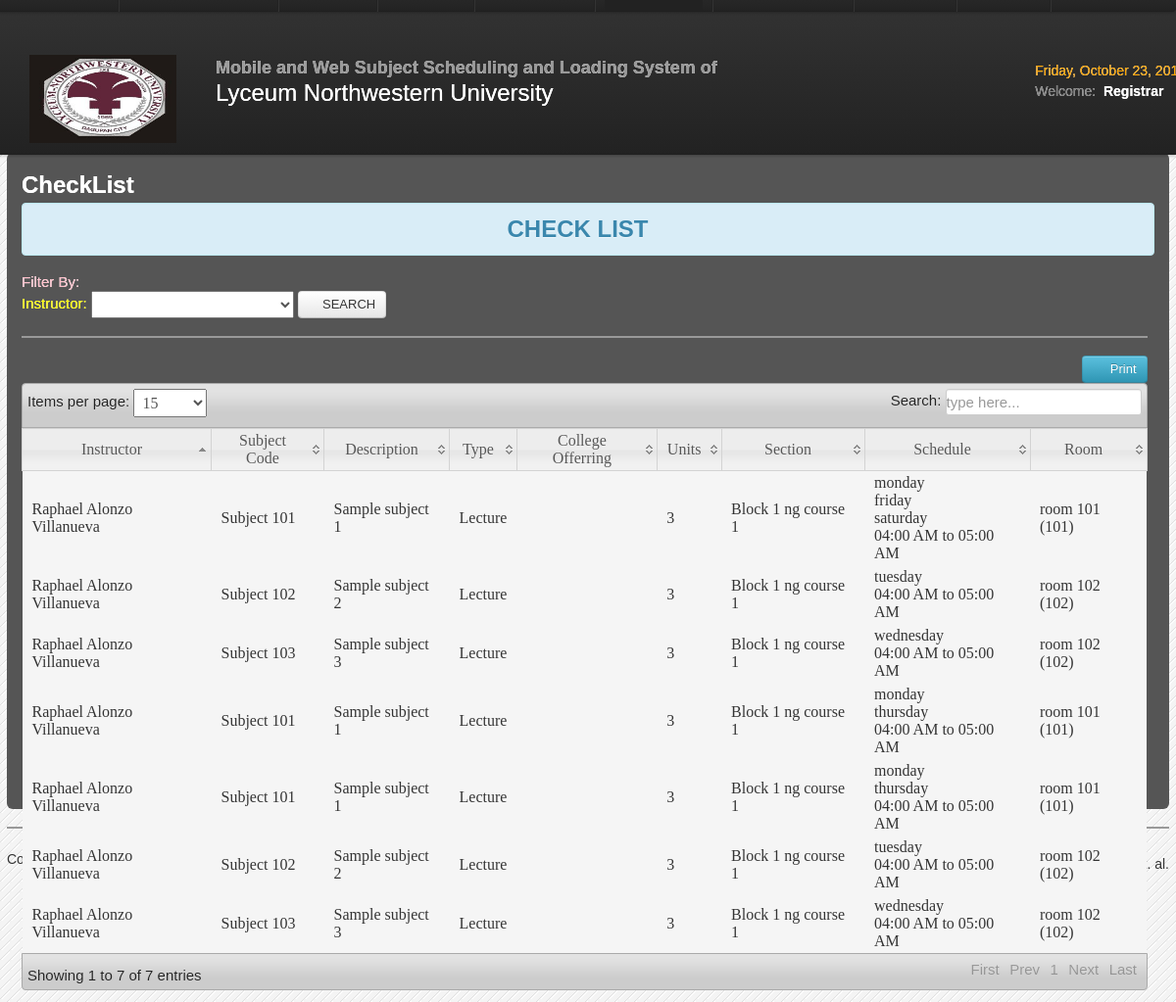
The page /dean/checklist.php (signed in) on the database its author committed.
### tables this page shows
CREATE TABLE IF NOT EXISTS `tbl_schedule` (
  `id` int(11) NOT NULL AUTO_INCREMENT,
  `block_id` int(11) DEFAULT NULL,
  `subject_id` int(11) DEFAULT NULL,
  `prof_id` int(11) DEFAULT NULL,
  `room_id` int(11) DEFAULT NULL,
  `monday` tinyint(4) DEFAULT '0',
  `tuesday` tinyint(4) DEFAULT '0',
  `wednesday` tinyint(4) DEFAULT '0',
  `thursday` tinyint(4) DEFAULT '0',
  `friday` tinyint(4) DEFAULT '0',
  `saturday` tinyint(4) DEFAULT '0',
  `from` varchar(11) DEFAULT NULL,
  `to` varchar(11) DEFAULT NULL,
  `semester` tinyint(4) DEFAULT NULL,
  `school_year` tinyint(4) DEFAULT NULL,
  PRIMARY KEY (`id`)
);

CREATE TABLE IF NOT EXISTS `tbl_subject` (
  `subject_id` int(11) NOT NULL AUTO_INCREMENT,
  `subject_code` varchar(50) NOT NULL,
  `description` varchar(50) NOT NULL,
  `type` varchar(50) NOT NULL,
  `unit` int(1) NOT NULL,
  `course` varchar(50) NOT NULL,
  `year_level` varchar(50) NOT NULL,
  `school_year` tinyint(4) DEFAULT NULL,
  `semester` tinyint(4) DEFAULT '1',
  PRIMARY KEY (`subject_id`)
);

CREATE TABLE IF NOT EXISTS `tbl_blocks` (
  `id` int(11) NOT NULL AUTO_INCREMENT,
  `course_id` int(11) DEFAULT NULL,
  `name` varchar(225) DEFAULT NULL,
  `school_year` tinyint(4) DEFAULT NULL,
  `semester` tinyint(4) DEFAULT NULL,
  `year_level` tinyint(4) DEFAULT NULL,
  `type` tinyint(4) DEFAULT '1',
  PRIMARY KEY (`id`)
);

CREATE TABLE IF NOT EXISTS `tbl_room` (
  `room_id` int(11) NOT NULL AUTO_INCREMENT,
  `room_no` int(11) NOT NULL,
  `room_name` varchar(50) NOT NULL,
  `location` varchar(50) NOT NULL,
  `type` varchar(50) NOT NULL,
  `capacity` varchar(50) NOT NULL,
  `course_id` int(11) NOT NULL,
  PRIMARY KEY (`room_id`)
);

### dean/checklist.php (the view, shortened to what this page needs)
<?php include('header.php'); include('session.php'); include('dbcon.php'); ?>
<body>
<?php include('nav-top1.php'); ?>
<br>
<div class="navbar navbar-fixed-top1">
	<div class="navbar-inner">
		<div class="container">
			<div class="marg">
				<ul class="nav">
					<li>
							<a href="home.php"><i class="icon-home icon-large"></i>Home</a>
						</li>
						<li class="divider-vertical"></li>
						<li><a href="academic.php"><i class="icon-group icon-large"></i>Academic Setting</a></li>
						<li class="divider-vertical"></li>
						<li><a href="subject.php"><i class="icon-group icon-large"></i>Subject</a></li>
						<li class="divider-vertical"></li>
						<li><a href="faculty.php"><i class="icon-user icon-large"></i>Faculty</a></li>
						<li class="divider-vertical"></li>
						<li><a href="subjectsched.php"><i class="icon-table icon-large"></i>Scheduling</a></li>
						<li class="divider-vertical"></li>
						<li  class="active"><a href="checklist.php"><i class="icon-table icon-large"></i>Check List</a></li>
						<li class="divider-vertical"></li>
                        <li><a href="room.php"><i class="icon-table icon-large"></i>Room Reports</a></li>
						<li class="divider-vertical"></li>
						<li><a href="account.php"><i class="icon-table icon-large"></i>Account</a></li>
						<li class="divider-vertical"></li>
					<li><a id="logout" data-toggle="modal" href="#myModal"><i class="icon-signout icon-large"></i>Logout</a></li>
					<li class="divider-vertical"></li>
				</ul>
			</div>
		</div>
	</div>
</div>
<div class="wrapper">
	<div id="element" class="hero-body">
		<h2><font color="white">CheckList</font></h2>
		<div class="alert alert-info">
			<h2><center>CHECK LIST</center></h2>
		</div>
		<form  method = "POST" class="form-inline" action="sort_checklist.php">
			<label class="control-label" for="input01"><font color="Pink">Filter By:</font>
			<div class="controls">
				<label class="control-label" for="input01"><font color="yellow">Instructor:</font></label>
				<select name="instructor" id="instructor" required>
					<option value=""></option>
					<?php
						$faculty_query = mysql_query("select * from tbl_faculty") or die(mysql_error());
						while($fac = mysql_fetch_array($faculty_query)){
							 echo '<option value="'.$fac['emp_no'].'">'.$fac['fname'].' '.$fac['mname'].' '.$fac['lname'].' </option>';
						}
					?>
				</select>
				<button id="search_button" type="button" name="sort_checklist" class="btn"><i class="icon-check icon-large"></i>SEARCH</button>
			</div>
		</form>
		<hr>
	<table class="users-table">
		<div class="demo_jui">
			<table cellpadding="0" cellspacing="0" border="0" class="display" id="log" class="jtable">
				<div class="pull-right">
					<a href="" onclick="window.print()" class="btn btn-info"><i class="icon-print icon-large"></i> Print</a>
				</div>
				<thead>
					<tr>
						<th>Instructor</th>
						<th>Subject Code</th>
						<th>Description</th>
                        <th>Type</th>
						<th>College Offerring</th>
						<th>Units</th>
						<th>Section</th>
						<th>Schedule</th>
						<th>Room</th>
					</tr>
				</thead>
				<tbody id="datatable_tbody">
					<?php
						$query = '
								SELECT
									tbl_schedule.id,
								  CONCAT(
									tbl_faculty.`fname`,
									" ",
									tbl_faculty.`mname`,
									" ",
									tbl_faculty.`lname`
								  ) AS instructor,
								  tbl_subject.`subject_code`,
								  tbl_subject.`description`,
								  tbl_department.`department_name` AS `college_offering`,
								  tbl_department.`department_code` AS `college_offering_code`,
								  tbl_subject.`type`,
								  tbl_subject.`unit`,
								  tbl_blocks.`name`,
								  tbl_schedule.`from`,
								  tbl_schedule.`to`,
								  tbl_schedule.`monday`,
								  tbl_schedule.`tuesday`,
								  tbl_schedule.`wednesday`,
								  tbl_schedule.`thursday`,
								  tbl_schedule.`friday`,
								  tbl_schedule.`saturday`,
								  tbl_room.`room_name`,
								  tbl_room.`room_no`
								FROM
								  tbl_schedule
								  INNER JOIN `tbl_faculty`
									ON `tbl_schedule`.`prof_id` = tbl_faculty.`emp_no`
								  INNER JOIN `tbl_subject`
									ON tbl_schedule.`subject_id` = tbl_subject.`subject_id`
								  INNER JOIN `tbl_blocks`
									ON tbl_schedule.`block_id` = tbl_blocks.`id`
								  INNER JOIN `tbl_course`
									ON `tbl_blocks`.`course_id` = tbl_course.`course_id`
								  LEFT JOIN tbl_department
									ON tbl_course.`department_id` = tbl_department.`department_id`
								   INNER JOIN `tbl_room` ON tbl_schedule.`room_id` = tbl_room.`room_id`
								   ';
						$result=mysql_query($query)or die(mysql_error());
						while($row=mysql_fetch_assoc($result)){
							$days = array('monday','tuesday','wednesday','thursday','friday','saturday');
							$sched = "";
							foreach($days as $day){
								if($row[$day] == 1){
									$sched .= $day.'<br/>';
								}
							}
							$sched .= $row['from'].' to '.$row['to'];
							echo '<tr class="del'.$row['id'].'">';
							echo '	<td>'.$row['instructor'].'</td>';
							echo '	<td>'.$row['subject_code'].'</td>';
							echo '	<td>'.$row['description'].'</td>';
							echo '	<td>'.$row['type'].'</td>';
							echo '	<td>'.$row['college_offering_code'].'</td>';
							echo '<td>'.$row['unit'].'</td>';
							echo '	<td>'.$row['name'].'</td>';
							echo '	<td>'.$sched.'</td>';
							echo '	<td>'.$row['room_name'].' ('.$row['room_no'].')</td>';
							echo '</tr>';
						}
					?>
				</tbody>
			</table>
		</div>
<?php include('footer.php');?>
</div>
</body>

### dean/css/style.css (style rules this page uses)
* { margin:0; padding:0; }
body { font-family:"Trebuchet MS", "Myriad Pro", Arial, sans-serif; font-size:14px; background:#f4f4f4 url(../img/bg.gif) repeat top left; color:#333; text-shadow:0px 0px 0px #fff;; }
a { color:#777; }
.wrapper { width:1186px; margin:10px auto; min-height:550px; }

### dean/css/datatable/demo_table_jui.css (style rules this page uses)
table.display thead th { cursor: pointer; padding: 3px 0 3px 10px; }
table.display { border-collapse: collapse; clear: both; margin: 0 auto; width: 100%; }
table.display td { padding: 3px 10px; }
tr.odd { background-color: #F5F5F5; }
tr.even { background-color: #F5F5F5; }
tr.odd td.sorting_1 { background-color: F5F5F5; }
tr.even td.sorting_1 { background-color: F5F5F5; }

### css/print.css (style rules this page uses)
body { background-color:#0CF; }
.navbar { display:none; }
th { text-align:left; }
td { text-align:left; border-top:1px solid; padding:2px; }
.btn { display:none; }
.alert { display:none; }
body { font-family:arial; font-size:13px; }
.nav { display:none; }

### rows shown on the page
tbl_schedule: instructor "Raphael Alonzo Villanueva", subject.subject_code "Subject 101", subject.description "Sample subject 1", subject.type "Lecture", subject.unit "3", block.name "Block 1 ng course 1", day "monday", day "friday", day "saturday", sched "04:00 AM to 05:00 AM", room.room_name "room 101", room.room_no "101"
tbl_schedule: instructor "Raphael Alonzo Villanueva", subject.subject_code "Subject 102", subject.description "Sample subject 2", subject.type "Lecture", subject.unit "3", block.name "Block 1 ng course 1", day "tuesday", sched "04:00 AM to 05:00 AM", room.room_name "room 102", room.room_no "102"
tbl_schedule: instructor "Raphael Alonzo Villanueva", subject.subject_code "Subject 103", subject.description "Sample subject 3", subject.type "Lecture", subject.unit "3", block.name "Block 1 ng course 1", day "wednesday", sched "04:00 AM to 05:00 AM", room.room_name "room 102", room.room_no "102"
tbl_schedule: instructor "Raphael Alonzo Villanueva", subject.subject_code "Subject 101", subject.description "Sample subject 1", subject.type "Lecture", subject.unit "3", block.name "Block 1 ng course 1", day "monday", day "thursday", sched "04:00 AM to 05:00 AM", room.room_name "room 101", room.room_no "101"
tbl_schedule: instructor "Raphael Alonzo Villanueva", subject.subject_code "Subject 101", subject.description "Sample subject 1", subject.type "Lecture", subject.unit "3", block.name "Block 1 ng course 1", day "monday", day "thursday", sched "04:00 AM to 05:00 AM", room.room_name "room 101", room.room_no "101"
tbl_schedule: instructor "Raphael Alonzo Villanueva", subject.subject_code "Subject 102", subject.description "Sample subject 2", subject.type "Lecture", subject.unit "3", block.name "Block 1 ng course 1", day "tuesday", sched "04:00 AM to 05:00 AM", room.room_name "room 102", room.room_no "102"
tbl_schedule: instructor "Raphael Alonzo Villanueva", subject.subject_code "Subject 103", subject.description "Sample subject 3", subject.type "Lecture", subject.unit "3", block.name "Block 1 ng course 1", day "wednesday", sched "04:00 AM to 05:00 AM", room.room_name "room 102", room.room_no "102"

### other values the page prints
$username "Registrar"
